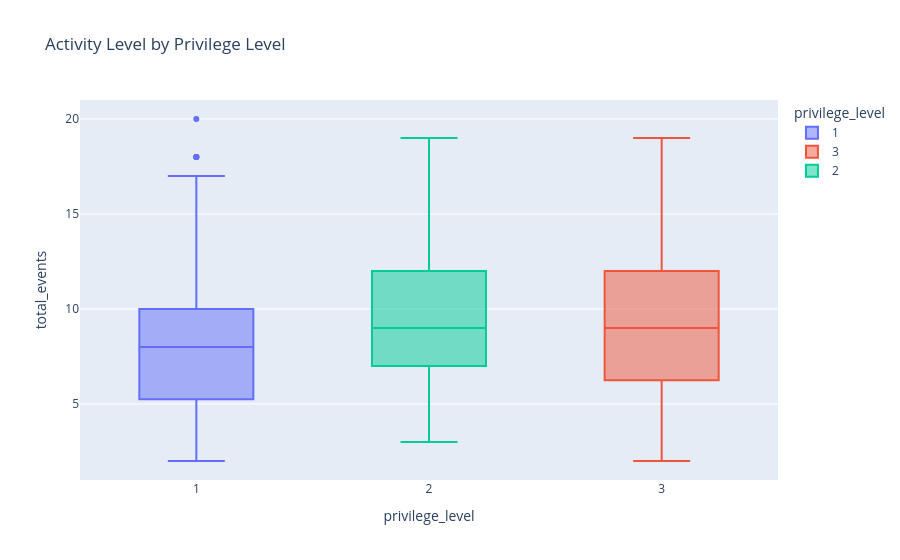

The cell this chart's notebook holds for it:
### Code cell
fig = px.box(
    grouped_df,
    x="privilege_level",
    y="total_events",
    color="privilege_level",
    hover_data=["session_id"],
    title="Activity Level by Privilege Level"
)

fig.show()

### Figure 1 — Plotly figure (JSON) as saved in the notebook; plotly's stock layout.template omitted (floating-point values rounded to 4 significant figures; data arrays with more than 128 entries replaced by an {"elided": "..."} marker saying what was removed)
{"data": [{"alignmentgroup": "True", "customdata": {"elided": "467x1 str values"}, "hovertemplate": "privilege_level=%{x}<br>total_events=%{y}<br>session_id=%{customdata[0]}<extra></extra>", "legendgroup": "1", "marker": {"color": "#636efa"}, "name": "1", "notched": false, "offsetgroup": "1", "orientation": "v", "showlegend": true, "type": "box", "x": {"elided": "467 int values"}, "x0": " ", "xaxis": "x", "y": {"elided": "467 int values"}, "y0": " ", "yaxis": "y"}, {"alignmentgroup": "True", "customdata": [["S00158"], ["S00159"], ["S00160"], ["S00161"], ["S00162"], ["S00163"], ["S00164"], ["S00165"], ["S00166"], ["S00167"], ["S00168"], ["S00169"], ["S00170"], ["S00171"], ["S00172"], ["S00173"], ["S00174"], ["S00175"], ["S00176"], ["S00177"], ["S00178"], ["S00179"], ["S00180"], ["S00181"], ["S00182"], ["S00183"], ["S00184"], ["S00185"], ["S00186"], ["S00187"], ["S00188"], ["S00189"], ["S00190"], ["S00191"], ["S00192"], ["S00193"], ["S00194"], ["S00195"], ["S00196"], ["S00197"], ["S00198"], ["S00199"], ["S00200"], ["S00201"], ["S00202"], ["S00203"], ["S00204"], ["S00205"], ["S00206"], ["S00207"], ["S00208"], ["S00209"], ["S00210"], ["S00211"], ["S00212"], ["S00213"], ["S00214"], ["S00215"], ["S00216"], ["S00217"], ["S00218"], ["S00219"], ["S00220"], ["S00221"], ["S00222"], ["S00223"], ["S00224"], ["S00225"], ["S00226"], ["S00227"], ["S00228"], ["S00229"], ["S00230"], ["S00231"], ["S00232"], ["S00233"], ["S00234"], ["S00235"], ["S00236"], ["S00237"], ["S00238"], ["S00239"], ["S00240"], ["S00241"], ["S00482"], ["S00483"], ["S00484"], ["S00485"], ["S00486"], ["S00487"], ["S00488"], ["S00489"], ["S00490"], ["S00491"], ["S00492"], ["S00493"], ["S00494"], ["S00495"], ["S00496"], ["S00497"], ["S00498"], ["S00499"], ["S00500"], ["S00501"], ["S00502"], ["S00503"], ["S00504"], ["S00505"], ["S00506"], ["S00507"], ["S00508"], ["S00509"], ["S00510"], ["S00511"], ["S00512"], ["S00513"], ["S00514"], ["S00515"], ["S00516"], ["S00517"], ["S00518"], ["S00519"], ["S00520"], ["S00521"], ["S00522"], ["S00523"], ["S00524"]], "hovertemplate": "privilege_level=%{x}<br>total_events=%{y}<br>session_id=%{customdata[0]}<extra></extra>", "legendgroup": "3", "marker": {"color": "#EF553B"}, "name": "3", "notched": false, "offsetgroup": "3", "orientation": "v", "showlegend": true, "type": "box", "x": [3, 3, 3, 3, 3, 3, 3, 3, 3, 3, 3, 3, 3, 3, 3, 3, 3, 3, 3, 3, 3, 3, 3, 3, 3, 3, 3, 3, 3, 3, 3, 3, 3, 3, 3, 3, 3, 3, 3, 3, 3, 3, 3, 3, 3, 3, 3, 3, 3, 3, 3, 3, 3, 3, 3, 3, 3, 3, 3, 3, 3, 3, 3, 3, 3, 3, 3, 3, 3, 3, 3, 3, 3, 3, 3, 3, 3, 3, 3, 3, 3, 3, 3, 3, 3, 3, 3, 3, 3, 3, 3, 3, 3, 3, 3, 3, 3, 3, 3, 3, 3, 3, 3, 3, 3, 3, 3, 3, 3, 3, 3, 3, 3, 3, 3, 3, 3, 3, 3, 3, 3, 3, 3, 3, 3, 3, 3], "x0": " ", "xaxis": "x", "y": [13, 7, 6, 6, 10, 5, 9, 9, 11, 9, 11, 7, 4, 6, 7, 8, 9, 6, 13, 9, 6, 6, 10, 8, 4, 8, 7, 6, 5, 9, 8, 3, 10, 5, 4, 4, 4, 4, 7, 7, 13, 9, 10, 7, 11, 11, 2, 9, 9, 8, 5, 11, 8, 13, 6, 11, 10, 8, 10, 7, 3, 12, 5, 5, 7, 4, 7, 5, 6, 9, 7, 7, 12, 12, 7, 5, 6, 5, 7, 5, 12, 5, 11, 5, 7, 12, 14, 12, 15, 17, 11, 16, 9, 17, 15, 14, 15, 11, 18, 14, 15, 10, 8, 19, 16, 9, 12, 7, 12, 7, 12, 11, 12, 10, 17, 10, 15, 10, 12, 8, 14, 14, 16, 10, 10, 13, 12], "y0": " ", "yaxis": "y"}, {"alignmentgroup": "True", "customdata": {"elided": "206x1 str values"}, "hovertemplate": "privilege_level=%{x}<br>total_events=%{y}<br>session_id=%{customdata[0]}<extra></extra>", "legendgroup": "2", "marker": {"color": "#00cc96"}, "name": "2", "notched": false, "offsetgroup": "2", "orientation": "v", "showlegend": true, "type": "box", "x": {"elided": "206 int values"}, "x0": " ", "xaxis": "x", "y": {"elided": "206 int values"}, "y0": " ", "yaxis": "y"}], "layout": {"boxmode": "overlay", "legend": {"title": {"text": "privilege_level"}, "tracegroupgap": 0}, "title": {"text": "Activity Level by Privilege Level"}, "xaxis": {"anchor": "y", "categoryarray": [1, 3, 2], "categoryorder": "array", "domain": [0, 1], "title": {"text": "privilege_level"}}, "yaxis": {"anchor": "x", "domain": [0, 1], "title": {"text": "total_events"}}}}
